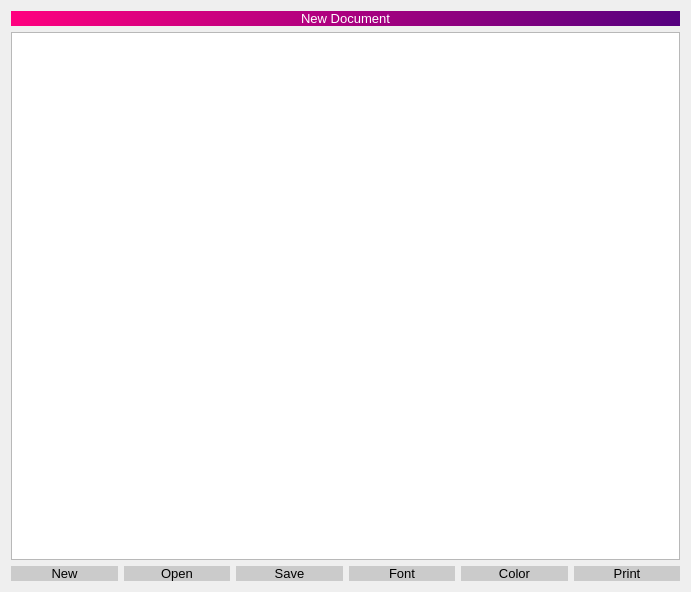
<?xml version="1.0" encoding="UTF-8"?>
<ui version="4.0">
 <class>Form</class>
 <widget class="QWidget" name="Form">
  <property name="geometry">
   <rect>
    <x>0</x>
    <y>0</y>
    <width>691</width>
    <height>592</height>
   </rect>
  </property>
  <property name="windowTitle">
   <string>Scratch Pad</string>
  </property>
  <property name="windowIcon">
   <iconset>
    <normaloff>scratch_pad.ico</normaloff>scratch_pad.ico</iconset>
  </property>
  <layout class="QVBoxLayout" name="verticalLayout_2">
   <item>
    <layout class="QVBoxLayout" name="verticalLayout">
     <item>
      <widget class="QLabel" name="label">
       <property name="font">
        <font>
         <family>Segoe UI</family>
         <pointsize>10</pointsize>
        </font>
       </property>
       <property name="styleSheet">
        <string notr="true">background-color: qlineargradient(spread:pad, x1:0, y1:0.466, x2:1, y2:0.472, stop:0 rgba(255, 0, 127, 255), stop:1 rgba(85, 0, 127, 255));
border-radius:8px;
color: rgb(255, 255, 255);</string>
       </property>
       <property name="text">
        <string>New Document</string>
       </property>
       <property name="alignment">
        <set>Qt::AlignCenter</set>
       </property>
      </widget>
     </item>
     <item>
      <widget class="QTextEdit" name="textEdit">
       <property name="font">
        <font>
         <family>Ubuntu Mono</family>
         <pointsize>12</pointsize>
        </font>
       </property>
      </widget>
     </item>
     <item>
      <layout class="QHBoxLayout" name="horizontalLayout">
       <item>
        <widget class="QPushButton" name="pushButton_new">
         <property name="font">
          <font>
           <family>Segoe UI</family>
           <pointsize>10</pointsize>
          </font>
         </property>
         <property name="styleSheet">
          <string notr="true">background-color: rgb(203, 203, 203);
border-radius:8px;</string>
         </property>
         <property name="text">
          <string>New</string>
         </property>
         <property name="icon">
          <iconset>
           <normaloff>new.ico</normaloff>new.ico</iconset>
         </property>
        </widget>
       </item>
       <item>
        <widget class="QPushButton" name="pushButton__open">
         <property name="font">
          <font>
           <family>Segoe UI</family>
           <pointsize>10</pointsize>
          </font>
         </property>
         <property name="styleSheet">
          <string notr="true">background-color: rgb(203, 203, 203);
border-radius:8px;</string>
         </property>
         <property name="text">
          <string>Open</string>
         </property>
         <property name="icon">
          <iconset>
           <normaloff>open.ico</normaloff>open.ico</iconset>
         </property>
        </widget>
       </item>
       <item>
        <widget class="QPushButton" name="pushButton_save">
         <property name="font">
          <font>
           <family>Segoe UI</family>
           <pointsize>10</pointsize>
          </font>
         </property>
         <property name="styleSheet">
          <string notr="true">background-color: rgb(203, 203, 203);
border-radius:8px;</string>
         </property>
         <property name="text">
          <string>Save</string>
         </property>
         <property name="icon">
          <iconset>
           <normaloff>save.ico</normaloff>save.ico</iconset>
         </property>
        </widget>
       </item>
       <item>
        <widget class="QPushButton" name="pushButton_font">
         <property name="font">
          <font>
           <family>Segoe UI</family>
           <pointsize>10</pointsize>
          </font>
         </property>
         <property name="styleSheet">
          <string notr="true">background-color: rgb(203, 203, 203);
border-radius:8px;</string>
         </property>
         <property name="text">
          <string>Font</string>
         </property>
         <property name="icon">
          <iconset>
           <normaloff>font.ico</normaloff>font.ico</iconset>
         </property>
        </widget>
       </item>
       <item>
        <widget class="QPushButton" name="pushButton_color">
         <property name="font">
          <font>
           <family>Segoe UI</family>
           <pointsize>10</pointsize>
          </font>
         </property>
         <property name="styleSheet">
          <string notr="true">background-color: rgb(203, 203, 203);
border-radius:8px;</string>
         </property>
         <property name="text">
          <string>Color</string>
         </property>
         <property name="icon">
          <iconset>
           <normaloff>color.ico</normaloff>color.ico</iconset>
         </property>
        </widget>
       </item>
       <item>
        <widget class="QPushButton" name="pushButton_print">
         <property name="font">
          <font>
           <family>Segoe UI</family>
           <pointsize>10</pointsize>
          </font>
         </property>
         <property name="styleSheet">
          <string notr="true">background-color: rgb(203, 203, 203);
border-radius:8px;</string>
         </property>
         <property name="text">
          <string>Print</string>
         </property>
         <property name="icon">
          <iconset>
           <normaloff>print.ico</normaloff>print.ico</iconset>
         </property>
        </widget>
       </item>
      </layout>
     </item>
    </layout>
   </item>
  </layout>
 </widget>
 <resources/>
 <connections/>
</ui>
